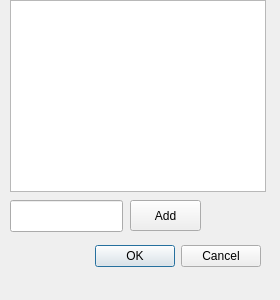
<?xml version="1.0" encoding="UTF-8"?>
<ui version="4.0">
 <class>SquadronsDialog</class>
 <widget class="QDialog" name="SquadronsDialog">
  <property name="geometry">
   <rect>
    <x>0</x>
    <y>0</y>
    <width>280</width>
    <height>300</height>
   </rect>
  </property>
  <property name="windowTitle">
   <string>Dialog</string>
  </property>
  <widget class="QDialogButtonBox" name="buttonBox">
   <property name="geometry">
    <rect>
     <x>30</x>
     <y>240</y>
     <width>231</width>
     <height>32</height>
    </rect>
   </property>
   <property name="orientation">
    <enum>Qt::Horizontal</enum>
   </property>
   <property name="standardButtons">
    <set>QDialogButtonBox::Cancel|QDialogButtonBox::Ok</set>
   </property>
  </widget>
  <widget class="QLineEdit" name="lineEdit">
   <property name="geometry">
    <rect>
     <x>10</x>
     <y>200</y>
     <width>113</width>
     <height>32</height>
    </rect>
   </property>
   <property name="text">
    <string/>
   </property>
  </widget>
  <widget class="QListWidget" name="squadronsList">
   <property name="geometry">
    <rect>
     <x>10</x>
     <y>0</y>
     <width>256</width>
     <height>192</height>
    </rect>
   </property>
  </widget>
  <widget class="QPushButton" name="pushButton">
   <property name="geometry">
    <rect>
     <x>130</x>
     <y>200</y>
     <width>71</width>
     <height>31</height>
    </rect>
   </property>
   <property name="text">
    <string>Add</string>
   </property>
  </widget>
 </widget>
 <resources/>
 <connections>
  <connection>
   <sender>buttonBox</sender>
   <signal>accepted()</signal>
   <receiver>SquadronsDialog</receiver>
   <slot>accept()</slot>
   <hints>
    <hint type="sourcelabel">
     <x>248</x>
     <y>254</y>
    </hint>
    <hint type="destinationlabel">
     <x>157</x>
     <y>274</y>
    </hint>
   </hints>
  </connection>
  <connection>
   <sender>buttonBox</sender>
   <signal>rejected()</signal>
   <receiver>SquadronsDialog</receiver>
   <slot>reject()</slot>
   <hints>
    <hint type="sourcelabel">
     <x>316</x>
     <y>260</y>
    </hint>
    <hint type="destinationlabel">
     <x>286</x>
     <y>274</y>
    </hint>
   </hints>
  </connection>
  <connection>
   <sender>pushButton</sender>
   <signal>clicked()</signal>
   <receiver>SquadronsDialog</receiver>
   <slot>addItem()</slot>
   <hints>
    <hint type="sourcelabel">
     <x>175</x>
     <y>215</y>
    </hint>
    <hint type="destinationlabel">
     <x>211</x>
     <y>213</y>
    </hint>
   </hints>
  </connection>
 </connections>
 <slots>
  <slot>addItem()</slot>
 </slots>
</ui>
